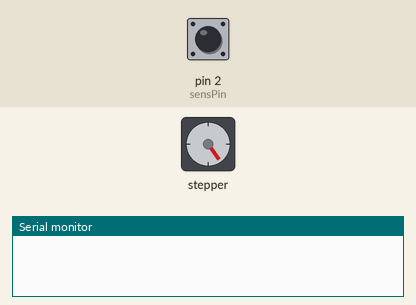
Bench run of a sketch on a simulated Arduino Uno, built with avr-gcc and run on an emulated ATmega328P. Parts: stepper motor, the last lines printed to the serial monitor. Wiring (inferred from the names in the program): stepper motor driver (200 steps per turn assumed): step pin 4; direction pin 3. The test bench sets the inputs (shaded band); at power-on: pin 2 (sensPin) LOW.

Above: at 1.2 s.
1.3 s: pin 2 (sensPin) driven HIGH
At 1.65 s:
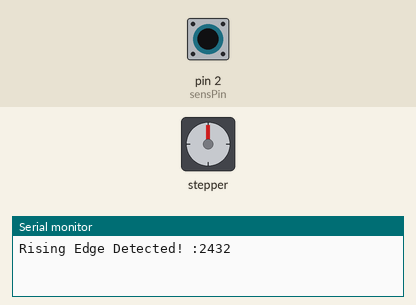
4.3 s: pin 2 (sensPin) pulsed LOW 2 times (0.12 s each, 0.3 s apart)
At 4.65 s:
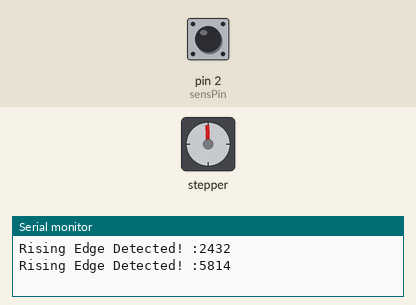
7.9 s: pin 2 (sensPin) pulsed LOW 5 times (0.12 s each, 0.3 s apart)
At 8.26 s:
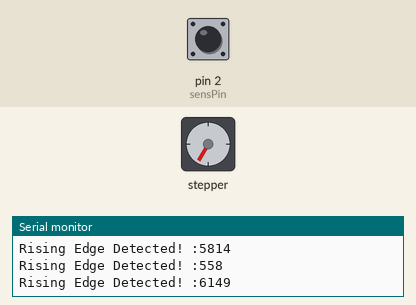
Timing chart, 0 to 64.2 s (numbered marks = the images above; inputs shaded):
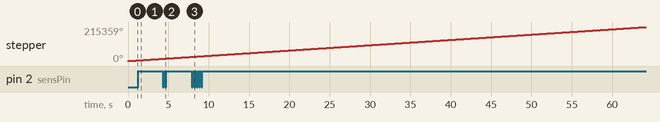

The sketch:

StepperMotor_Controler.ino
```cpp
const int stepPin = 4;
const int dirPin = 3;
const int sensPin = 2;

// Filtering variables
const int WINDOW_SIZE = 10;
bool readings[WINDOW_SIZE]; // Array to store last n values
int readIndex = 0;          // The index of the current reading
int totalHighs = 0;         // Running sum of HIGH readings
bool last_filtered_state = LOW;
int rotationsteps = 0;

void setup() {
  Serial.begin(9600);
  pinMode(stepPin, OUTPUT);
  pinMode(dirPin, OUTPUT);
  pinMode(sensPin, INPUT);

  // Initialize array to 0
  for (int i = 0; i < WINDOW_SIZE; i++) {
    readings[i] = 0;
  }
}

void loop() {
  digitalWrite(dirPin, HIGH); // Set direction clockwise

  // Step the motor
  digitalWrite(stepPin, HIGH);
  delayMicroseconds(10);
  digitalWrite(stepPin, LOW);

  // --- Filtering Logic ---

  // 1. Subtract the oldest reading from the total
  totalHighs -= readings[readIndex];

  // 2. Read the new value and add it to the total
  readings[readIndex] = digitalRead(sensPin);
  totalHighs += readings[readIndex];

  // 3. Advance the index
  readIndex = (readIndex + 1) % WINDOW_SIZE;

  // 4. Determine the filtered state (Quantile/Threshold)
  // If more than 7 out of 10 are HIGH, we consider the signal HIGH.
  // This helps ignore small spikes (jitter).
  bool current_filtered_state = (totalHighs > 7);

  rotationsteps++;
  // --- Rising Edge Detection ---
  if (current_filtered_state == HIGH && last_filtered_state == LOW) {
    Serial.print("Rising Edge Detected! :");
    Serial.println(rotationsteps);
    rotationsteps = 0;
  }

  last_filtered_state = current_filtered_state;

  delayMicroseconds(490);
}
```
